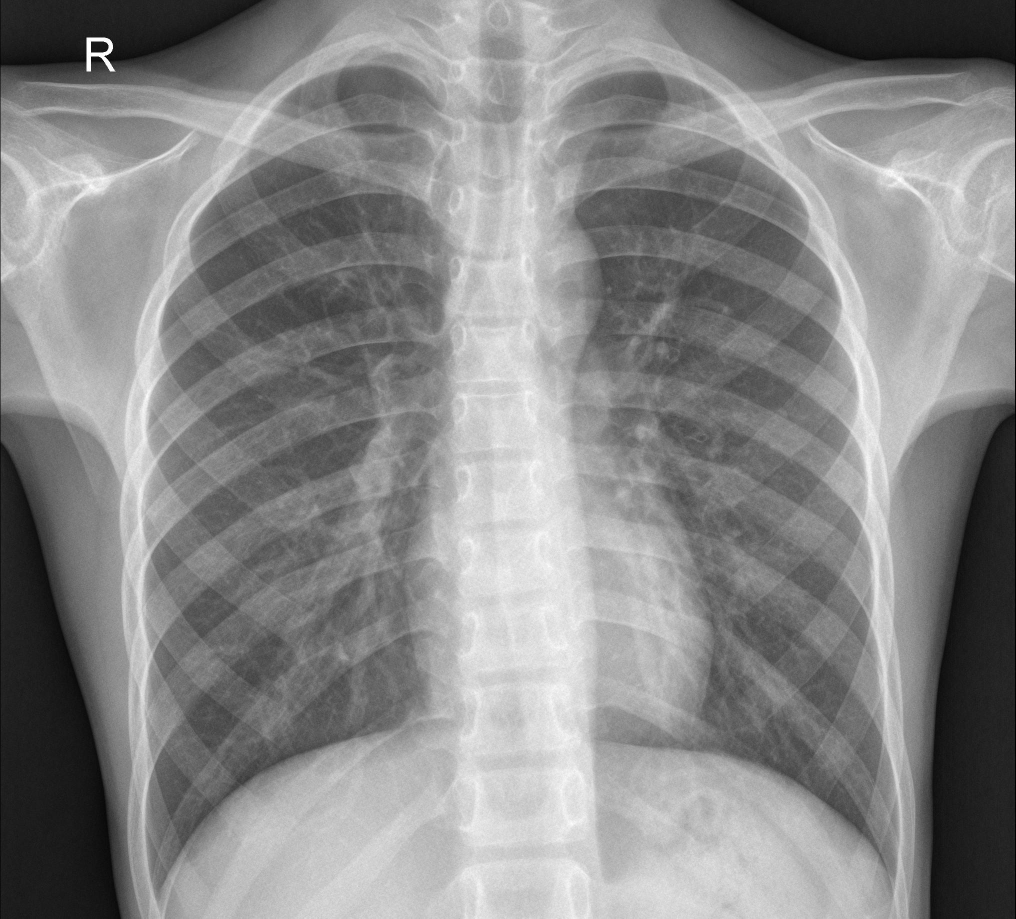
#> input picture chest_Xray/test/NORMAL/IM-0005-0001.jpeg, 2031 x 1837 px, found by its file name (shown at 1/2 size); its folder holds only this picture in this run
$ python train_logistic_regression.py
#> lines starting #> are read from the running program, lines starting #| are printed output that depends on the picture
import os
import numpy as np
import matplotlib.pyplot as plt
from PIL import Image

from sklearn.preprocessing import StandardScaler
from sklearn.linear_model import LogisticRegression
from sklearn.metrics import (
    classification_report,
    confusion_matrix,
    roc_auc_score,
    accuracy_score,
    precision_score,
    recall_score,
    f1_score
)
from sklearn.decomposition import PCA
import joblib


# ==========================================================
# 1. CONFIGURATION
# ==========================================================

DATASET_DIR = "chest_Xray"
IMG_SIZE = (64, 64)
CLASS_NAMES = ["NORMAL", "PNEUMONIA"]


# ==========================================================
# 2. DATA LOADING + PREPROCESSING
# ==========================================================

def load_split(split_dir):
    """
    Charge un dossier (train/val/test),
    convertit les images en niveaux de gris,
    redimensionne, normalise et transforme en vecteurs.
    """
    X, y = [], []
    counts = {cls: 0 for cls in CLASS_NAMES}
    errors = 0

    for label, cls in enumerate(CLASS_NAMES):
        cls_dir = os.path.join(split_dir, cls)

        for fname in os.listdir(cls_dir):
            if fname.startswith("."):
                continue

            fpath = os.path.join(cls_dir, fname)

            try:
                img = Image.open(fpath).convert("L")
                img = img.resize(IMG_SIZE)

                arr = np.asarray(img, dtype=np.float32) / 255.0
                X.append(arr.flatten())
                y.append(label)
                counts[cls] += 1

            except Exception:
                errors += 1

    X = np.array(X, dtype=np.float32)
    y = np.array(y, dtype=np.int64)

    print(f"\nLoaded: {split_dir}")
    print("Counts:", counts, "| errors:", errors)
    print("Shape:", X.shape)

    return X, y


# Chargement des splits
train_dir = os.path.join(DATASET_DIR, "train")
val_dir   = os.path.join(DATASET_DIR, "val")
test_dir  = os.path.join(DATASET_DIR, "test")

X_train, y_train = load_split(train_dir)
#> in load_split, img is the input picture: PIL image 2031x1837 L; min 0, max 255, mean 136.2
#> in load_split, `img = img.resize(IMG_SIZE)`:
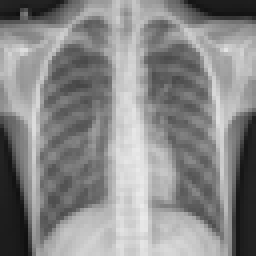
#> img: PIL image 64x64 L (shown 4 times larger); min 16, max 234, mean 136.3
#> pass 2 of the loop in load_split, `for label, cls in enumerate(CLASS_NAMES):`:
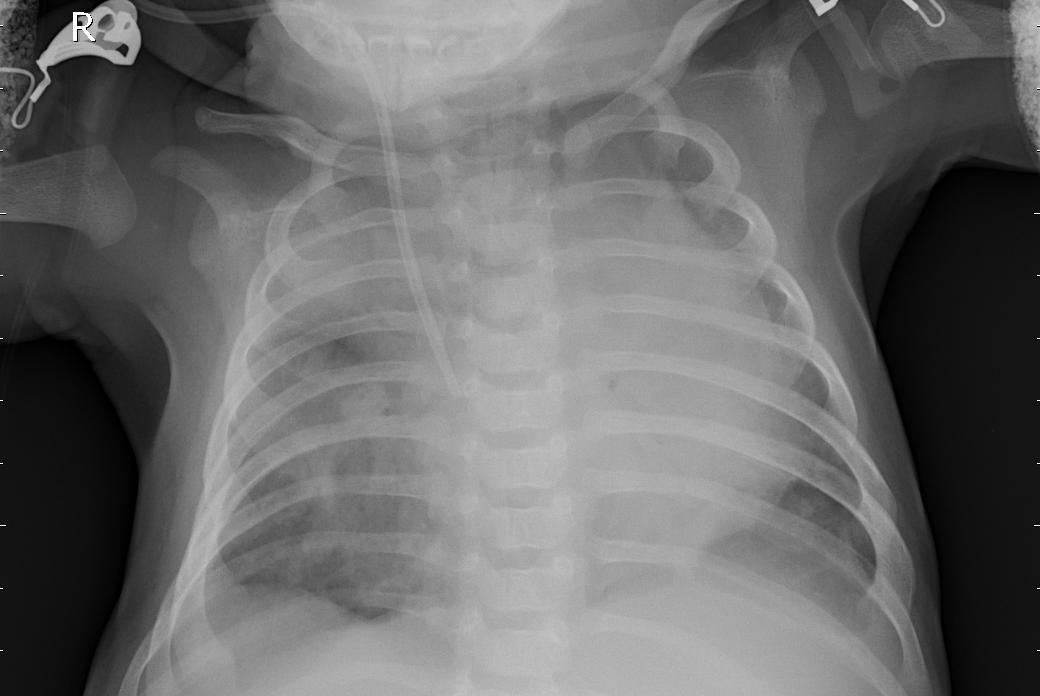
#> input picture chest_Xray/test/PNEUMONIA/person100_bacteria_482.jpeg, 1040 x 696 px, found by its file name
#> in load_split, img is the input picture: PIL image 1040x696 L; min 0, max 255, mean 106.5
#> in load_split, `img = img.resize(IMG_SIZE)`:
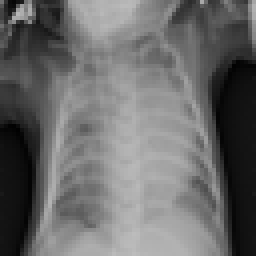
#> img: PIL image 64x64 L (shown 4 times larger); min 1, max 188, mean 106.5
#| Shape: (2, 4096)
#> y_train = [0, 1]
X_val, y_val     = load_split(val_dir)
#> pass 2 of the loop in load_split, `for label, cls in enumerate(CLASS_NAMES):`:
#| Shape: (2, 4096)
#> y_val = [0, 1]
X_test, y_test   = load_split(test_dir)
#> pass 2 of the loop in load_split, `for label, cls in enumerate(CLASS_NAMES):`:
#| Shape: (2, 4096)
#> y_test = [0, 1]


# ==========================================================
# 3. NORMALISATION
# ==========================================================

scaler = StandardScaler()
X_train_s = scaler.fit_transform(X_train)
X_val_s   = scaler.transform(X_val)
X_test_s  = scaler.transform(X_test)


# ==========================================================
# 4. ENTRAINEMENT – LOGISTIC REGRESSION
# ==========================================================

print("\nTraining Logistic Regression...")

model = LogisticRegression(
    max_iter=5000,
    solver="saga",
    class_weight="balanced",
    n_jobs=-1
)

model.fit(X_train_s, y_train)


# ==========================================================
# 5. EVALUATION COMPLETE
# ==========================================================

def evaluate_model(name, model, Xs, y_true):

    y_pred = model.predict(Xs)
    y_proba = model.predict_proba(Xs)[:, 1]

    acc = accuracy_score(y_true, y_pred)
    prec = precision_score(y_true, y_pred, zero_division=0)
    rec = recall_score(y_true, y_pred, zero_division=0)
    f1 = f1_score(y_true, y_pred, zero_division=0)
    auc = roc_auc_score(y_true, y_proba)

    print(f"\n===== {name} =====")
    print("Confusion Matrix:\n", confusion_matrix(y_true, y_pred))
    print("\nClassification Report:\n",
          classification_report(y_true, y_pred, target_names=CLASS_NAMES))

    print(f"Accuracy : {acc:.4f}")
    print(f"Precision: {prec:.4f}")
    print(f"Recall   : {rec:.4f}")
    print(f"F1-score : {f1:.4f}")
    print(f"ROC-AUC  : {auc:.4f}")

    return {
        "Accuracy": acc,
        "Precision": prec,
        "Recall": rec,
        "F1-score": f1,
        "ROC-AUC": auc
    }


scores_val = evaluate_model("VALIDATION", model, X_val_s, y_val)
#> in evaluate_model, `y_proba = model.predict_proba(Xs)[:, 1]`: y_proba = [0.00102, 0.999]
#> in evaluate_model, `acc = accuracy_score(y_true, y_pred)`: acc = 1
#| Confusion Matrix:
#|  [[1 0]
#|  [0 1]]
#| Classification Report:
#|                precision    recall  f1-score   support
#|       NORMAL       1.00      1.00      1.00         1
#|    PNEUMONIA       1.00      1.00      1.00         1
#|     accuracy                           1.00         2
#|    macro avg       1.00      1.00      1.00         2
#| weighted avg       1.00      1.00      1.00         2
#| Accuracy : 1.0000
#| Precision: 1.0000
#| Recall   : 1.0000
#| F1-score : 1.0000
#| ROC-AUC  : 1.0000
#> scores_val = {'Accuracy': 1, 'Precision': 1, 'Recall': 1, 'F1-score': 1, 'ROC-AUC': 1}
scores_test = evaluate_model("TEST", model, X_test_s, y_test)
#| Confusion Matrix:
#|  [[1 0]
#|  [0 1]]
#| Classification Report:
#|                precision    recall  f1-score   support
#|       NORMAL       1.00      1.00      1.00         1
#|    PNEUMONIA       1.00      1.00      1.00         1
#|     accuracy                           1.00         2
#|    macro avg       1.00      1.00      1.00         2
#| weighted avg       1.00      1.00      1.00         2
#| Accuracy : 1.0000
#| Precision: 1.0000
#| Recall   : 1.0000
#| F1-score : 1.0000
#| ROC-AUC  : 1.0000
#> scores_test has the same summary as scores_val


# ==========================================================
# 6. GRAPH BAR (%)
# ==========================================================

def plot_scores(scores, title):

    labels = list(scores.keys())
    values = [scores[k] * 100 for k in labels]

    plt.figure(figsize=(8,5))
    bars = plt.bar(labels, values)

    plt.ylim(0, 100)
    plt.ylabel("Score (%)")
    plt.title(title)
    plt.grid(axis="y", alpha=0.3)

    for bar, val in zip(bars, values):
        plt.text(bar.get_x() + bar.get_width()/2,
                 val + 1,
                 f"{val:.1f}%",
                 ha="center")

    plt.tight_layout()
    plt.show()


plot_scores(scores_test, "Logistic Regression - Test Set (%)")
#> in plot_scores, `labels = list(scores.keys())`: labels = ['Accuracy', 'Precision', 'Recall', 'F1-score', 'ROC-AUC']
#> in plot_scores, `values = [scores[k] * 100 for k in labels]`: values = [100, 100, 100, 100, 100]
#> in plot_scores, `bars = plt.bar(labels, values)`: bars = 5 items
#> the loop in plot_scores, `for bar, val in zip(bars, values):` made 5 passes
#> in plot_scores, `plt.show()`:
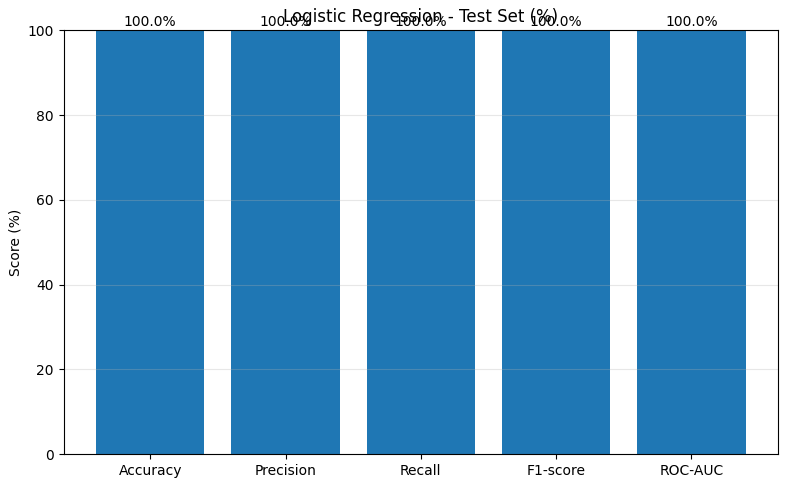
#> figure drawn by matplotlib, 1 panel


# ==========================================================
# 7. VERSION AVEC PCA
# ==========================================================

print("\nApplying PCA...")

pca = PCA(n_components=0.95, random_state=42)

X_train_pca = pca.fit_transform(X_train_s)
#> X_train_pca = [-63.82, 63.82]
X_val_pca   = pca.transform(X_val_s)
#> X_val_pca = [-63.82, 63.82]
X_test_pca  = pca.transform(X_test_s)
#> X_test_pca = [-63.82, 63.82]

print("Dimensions before:", X_train_s.shape[1])
#| Dimensions before: 4096
print("Dimensions after PCA:", X_train_pca.shape[1])
#| Dimensions after PCA: 1

model_pca = LogisticRegression(
    max_iter=5000,
    solver="saga",
    class_weight="balanced",
    n_jobs=-1
)

model_pca.fit(X_train_pca, y_train)

scores_test_pca = evaluate_model("TEST (PCA)", model_pca, X_test_pca, y_test)
#| Confusion Matrix:
#|  [[1 0]
#|  [0 1]]
#| Classification Report:
#|                precision    recall  f1-score   support
#|       NORMAL       1.00      1.00      1.00         1
#|    PNEUMONIA       1.00      1.00      1.00         1
#|     accuracy                           1.00         2
#|    macro avg       1.00      1.00      1.00         2
#| weighted avg       1.00      1.00      1.00         2
#| Accuracy : 1.0000
#| Precision: 1.0000
#| Recall   : 1.0000
#| F1-score : 1.0000
#| ROC-AUC  : 1.0000
#> scores_test_pca has the same summary as scores_val

plot_scores(scores_test_pca, "Logistic Regression + PCA - Test (%)")
#> the loop in plot_scores (call 2), `for bar, val in zip(bars, values):` made 5 passes


# ==========================================================
# 8. SAUVEGARDE
# ==========================================================

joblib.dump(model, "logreg_pneumonia.pkl")
joblib.dump(model_pca, "logreg_pneumonia_pca.pkl")
joblib.dump(scaler, "scaler.pkl")
joblib.dump(pca, "pca.pkl")

print("\nModels and preprocessing saved successfully!")
